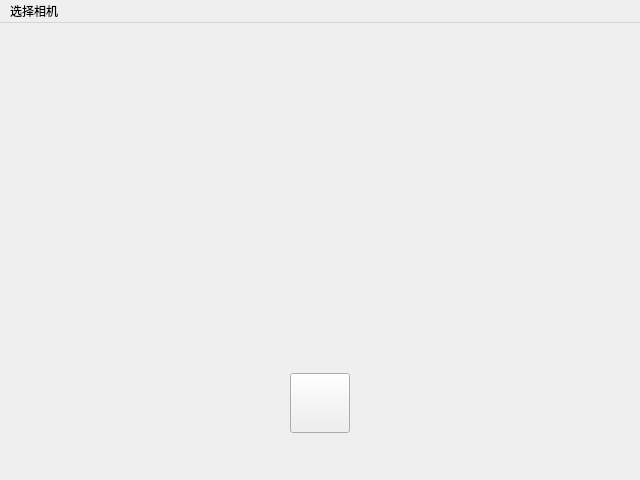
<?xml version="1.0" encoding="UTF-8"?>
<ui version="4.0">
 <class>single_capture</class>
 <widget class="QMainWindow" name="single_capture">
  <property name="geometry">
   <rect>
    <x>0</x>
    <y>0</y>
    <width>640</width>
    <height>480</height>
   </rect>
  </property>
  <property name="windowTitle">
   <string>MainWindow</string>
  </property>
  <widget class="QWidget" name="centralwidget">
   <widget class="QLabel" name="image">
    <property name="geometry">
     <rect>
      <x>0</x>
      <y>0</y>
      <width>640</width>
      <height>480</height>
     </rect>
    </property>
    <property name="text">
     <string/>
    </property>
    <property name="alignment">
     <set>Qt::AlignCenter</set>
    </property>
   </widget>
   <widget class="QPushButton" name="capture">
    <property name="geometry">
     <rect>
      <x>290</x>
      <y>350</y>
      <width>60</width>
      <height>60</height>
     </rect>
    </property>
    <property name="cursor">
     <cursorShape>PointingHandCursor</cursorShape>
    </property>
    <property name="text">
     <string/>
    </property>
    <property name="icon">
     <iconset resource="image.qrc">
      <normaloff>:/icon/capture.png</normaloff>:/icon/capture.png</iconset>
    </property>
    <property name="iconSize">
     <size>
      <width>48</width>
      <height>48</height>
     </size>
    </property>
   </widget>
  </widget>
  <widget class="QMenuBar" name="menubar">
   <property name="geometry">
    <rect>
     <x>0</x>
     <y>0</y>
     <width>640</width>
     <height>22</height>
    </rect>
   </property>
   <widget class="QMenu" name="menu">
    <property name="title">
     <string>选择相机</string>
    </property>
   </widget>
   <addaction name="menu"/>
  </widget>
 </widget>
 <resources>
  <include location="image.qrc"/>
 </resources>
 <connections/>
</ui>
